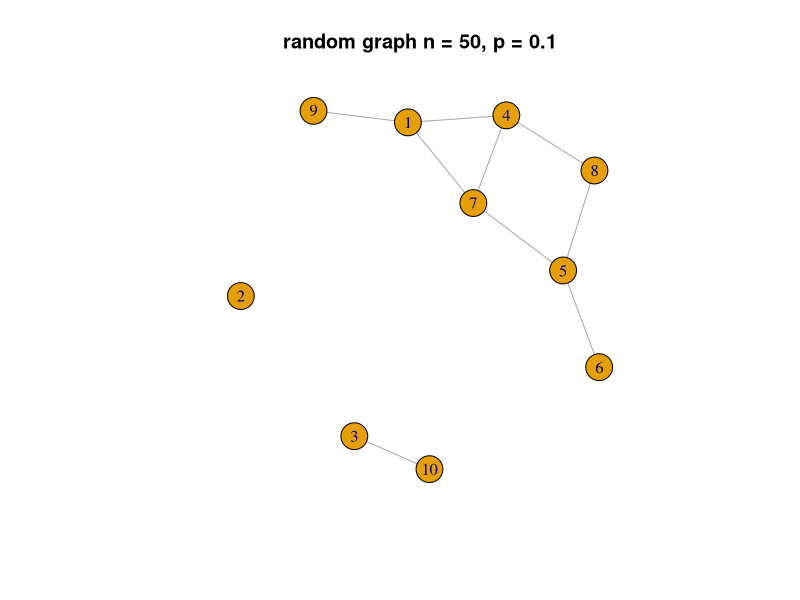
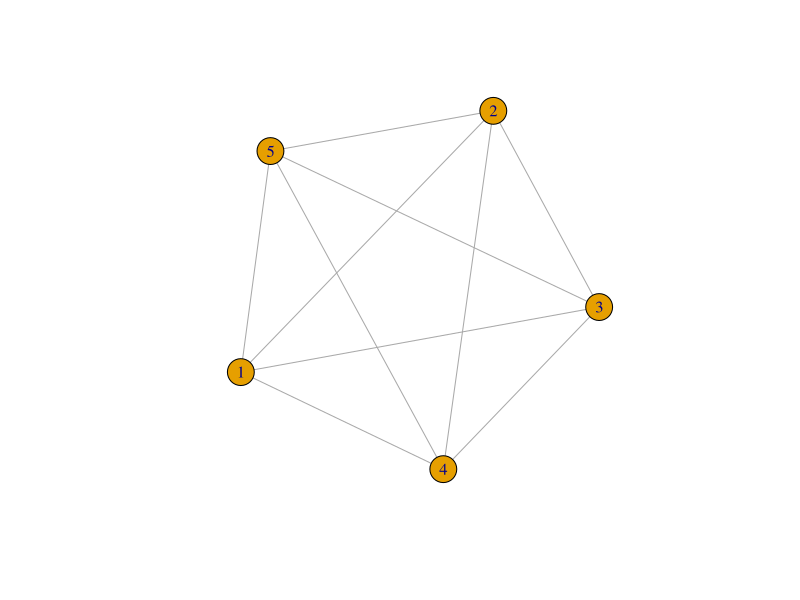

Generate these figures, in order, with R:
install.packages("igraph")
library("igraph")


g <- random.graph.game(10, p=0.1, direct=F)
plot(g, main = "random graph n = 50, p = 0.1")

components(g)$no

fg <- make_full_graph(5)
plot(fg)

components(fg)


est_p <- 0
N_sim <- 100
N <- 10
p <- .2

for(i in 1:N_sim){
  g <- random.graph.game(N, p=p, direct=F)
  if(components(g)$no==1) est_p<-est_p+1
}
est_p<-est_p/N_sim
est_p



est_p <- 0
est_p1 <- 0
est_p2 <- 0
N_sim <- 1000
N <- 500
p <- log(N)/N
p1 <- 1/sqrt(N)
p2 <- 1/N

for(i in 1:N_sim){
  g <- random.graph.game(N, p=p, direct=F)
  if(components(g)$no==1) est_p<-est_p+1
  
  g1 <- random.graph.game(N, p=p1, direct=F)
  if(components(g1)$no==1) est_p1<-est_p1+1
  
  g2 <- random.graph.game(N, p=p2, direct=F)
  if(components(g2)$no==1) est_p2<-est_p2+1
}
est_p<-est_p/N_sim
est_p1<-est_p1/N_sim
est_p2<-est_p2/N_sim
cat("N=", N,"p=", p, "p1=", p1, "p2=", p2,"  ", est_p, est_p1,est_p2, "\n")

if(N<100){
par(mfrow=c(1,3))
plot(g, main = paste0("n = ", N,", p =", round(p,3), " conn.", as.numeric(components(g)$no)))
plot(g1, main = paste0("n = ", N,", p =", round(p1,3)," conn.", components(g1)$no))
plot(g2, main = paste0("n = ", N,", p =", round(p2,3)," conn.", components(g2)$no))
par(mfrow=c(1,1))
}



